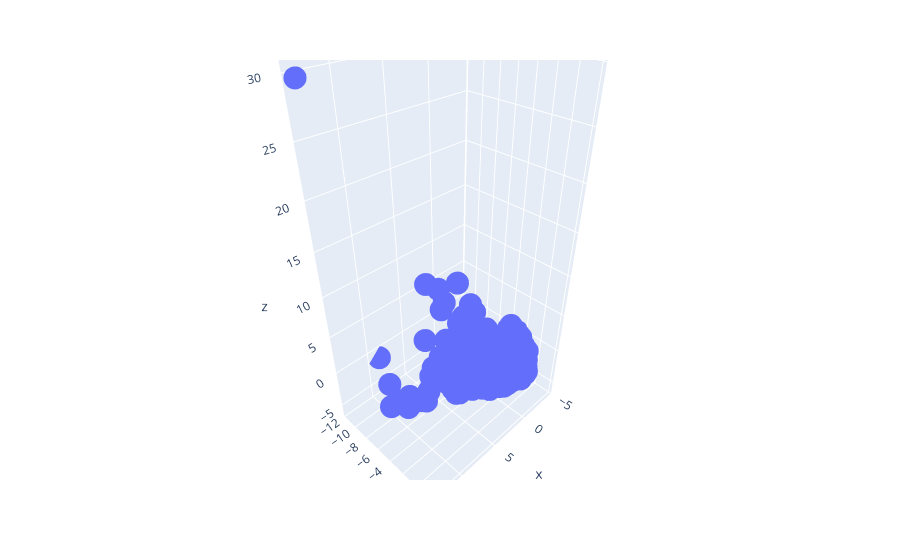

Notebook source saved alongside this figure:
### Markdown cell above
## Plotting the data

### Code cell
import plotly.express as px
import plotly.io as pio

# Set the default renderer to 'vscode'
pio.renderers.default = "vscode"

# Now create and show the figure (use 3-component PCA results)
fig = px.scatter_3d(x=X_reduced[:, 0], y=X_reduced[:, 1], z=X_reduced[:, 2])
fig.show()

### Figure 1 — Plotly figure (JSON) as saved in the notebook; plotly's stock layout.template omitted (floating-point values rounded to 4 significant figures; data arrays with more than 128 entries replaced by an {"elided": "..."} marker saying what was removed)
{"data": [{"hovertemplate": "x=%{x}<br>y=%{y}<br>z=%{z}<extra></extra>", "legendgroup": "", "marker": {"color": "#636efa", "symbol": "circle"}, "mode": "markers", "name": "", "scene": "scene", "showlegend": false, "type": "scatter3d", "x": {"elided": "4253 float values"}, "y": {"elided": "4253 float values"}, "z": {"elided": "4253 float values"}}], "layout": {"legend": {"tracegroupgap": 0}, "margin": {"t": 60}, "scene": {"domain": {"x": [0, 1], "y": [0, 1]}, "xaxis": {"title": {"text": "x"}}, "yaxis": {"title": {"text": "y"}}, "zaxis": {"title": {"text": "z"}}}}}
